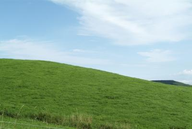
%> input picture csePFO/cse/CSE185/lab8/hill.png, 192 x 129 px, shrunk from 400 x 268 before the run; its folder holds 4 pictures in this run
$ octave lab08.m   (GNU Octave 9; MATLAB toolbox functions it lacks are replaced by stand-ins)
%> lines starting %> are read from the running program, lines starting %| are printed output that depends on the picture
### csePFO/cse/CSE185/lab8/hough_transform.m
%David Wang CSE 185 Spring 2020%

% Hough Transform

function [m, b] = hough_transform(edge_map)

	%% find x, y position from edge map
	[edge_y, edge_x] = find(edge_map);

	%% range of b

	H = size(edge_map, 1);
	b_range = -H: 1 : H;

	%% range of m

	m_step = 0.01;
	m_max = 5;
	m_min = -m_max;
	m_range = m_min : m_step : m_max;

	%% create vote matrix
	V = zeros(length(m_range), length(b_range));

	%% Todo : add votes

	for i = 1:length(edge_y)
		x = edge_x(i);
		y = edge_y(i);
		for b_index = 1:length(b_range)
			b = b_range(b_index);

			m = (-b/x) + (y/x);

			if(m_max >= m && m_min <= m)
				m_index = round( (m - m_min) /m_step ) + 1;
				V(m_index, b_index) = V(m_index, b_index) + 1;

			end

		end

	end

	%% plot votes
    subplot(2,2,2);
	imagesc(V); xlabel('b'); ylabel('m');

	%% find the maximal vote

	max_vote = max(V(:));
	[max_m_index, max_b_index] = find(V == max_vote);
	m = m_range(max_m_index);
	b = b_range(max_b_index);

end

### csePFO/cse/CSE185/lab8/hough_transform_polar.m
% David Wang CSE 185 Spring 2020

% Hough Transform Polar

function [r, t] = hough_tranform_polar(edge_map)

	%% find x, y position from edge map
	[edge_y, edge_x] = find(edge_map);

	%% range of r

	H = size(edge_map, 1);
	W = size(edge_map, 2);
	r_max = round(sqrt(H^2 + W^2));
	r_min = -r_max;
	r_step = 1;
	r_range = r_min : r_step : r_max;

	%% range of theta

	t_step = 0.01;
	t_range = -pi/2 : t_step : pi/2;

	%% create vote matrix

	V = zeros(length(r_range), length(t_range));

	%% TODO: add votes

	for i = 1:length(edge_y)
		y = edge_y(i);
		x = edge_x(i);
		for t_index = 1:length(t_range)
			t = t_range(t_index);

			r = x * cos(t) + y * sin(t);

			if(r_max >= r && r_min <= r)
				r_index = round((r-r_min)/r_step) + 1;
				V(r_index, t_index) = V(r_index, t_index) + 1;
			end

		end

	end

	%% visualize votes

	subplot(2,2,4);
    imagesc(V); xlabel('theta'); ylabel('r');

	%% find the maximal vote
	max_vote = max(V(:));
	[max_r_index, max_t_index] = find(V == max_vote );
	r = r_range(max_r_index);
	t = t_range(max_t_index);

end

### csePFO/cse/CSE185/lab8/lab08.m
% David Wang CSE 185 Spring 2020

% Lab 08

%% load input image

  name = 'hill';
% name = 'lines';
% name = 'bridge';

img = imread(sprintf('%s.png', name));
%> img is the input picture: size 129x192x3 uint8; mean R, G, B 144.3, 172.8, 150.9

%% extract edge map

edge_map = edge(rgb2gray(img), 'canny', 0.1, 3);
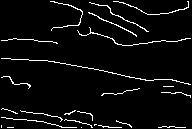
%> edge_map: size 129x192 logical; 4.7% white in thin lines or dots

%% Hough transform

[m, b] = hough_transform(edge_map);
%> in hough_transform, `[edge_y, edge_x] = find(edge_map);`: edge_y = 1163 values from 2 to 128; edge_x = 1163 values from 2 to 191
%> the loop in hough_transform, `for i = 1:length(edge_y)` made 1163 passes
%> (x, y) on passes 1 to 3: (2, 41), (2, 59), (2, 78)
%> after the loop in hough_transform, `for i = 1:length(edge_y)`:
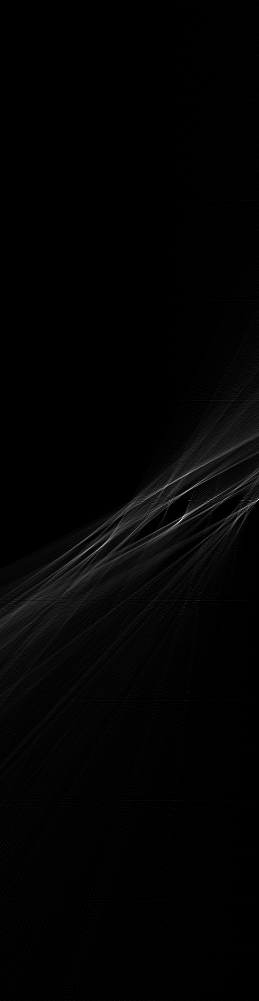
%> V: size 1001x259 double; min 0, max 77, mean 1.1; drawn with min black and max white
%> after the loop in hough_transform, `for i = 1:length(edge_y)`: m_index = 485
%> in hough_transform, `max_vote = max(V(:));`: max_vote = 77
%> in hough_transform, `[max_m_index, max_b_index] = find(V == max_vote);`: max_m_index = 521; max_b_index = 181
%> in hough_transform, `m = m_range(max_m_index);`: m = 0.2
%> in hough_transform, `b = b_range(max_b_index);`: b = 51
%> m = 0.2; b = 51
x = 1:size(img, 2);
%> x = 192 values from 1 to 192
y = m * x + b;
%> y = 192 values from 51.2 to 89.4

subplot(2, 2, 1);
imshow(img); title('Hough Transform'); hold on;
plot(x, y, 'LineWidth', 4, 'Color', 'red');
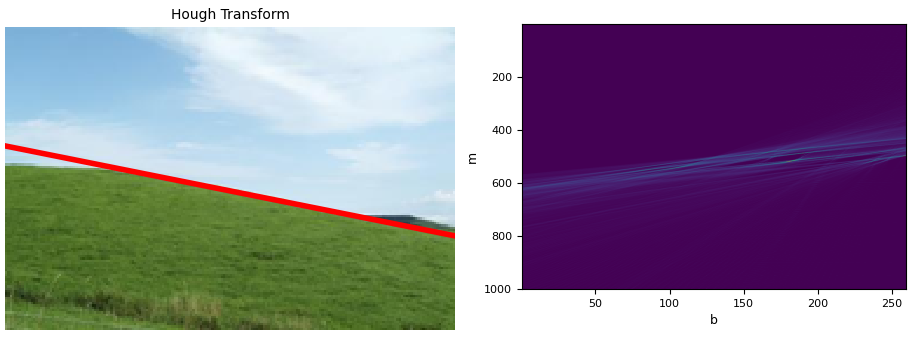
%> figure redrawn from the program's plot data, 2 panels

h = gcf;

saveas(h, sprintf('%s_mb_line.png', name));

%% Hough Transform polar

[r, t] = hough_transform_polar(edge_map);
%> the loop in hough_tranform_polar, `for i = 1:length(edge_y)` made 1163 passes
%> (y, x) on passes 1 to 3: (41, 2), (59, 2), (78, 2)
%> after the loop in hough_tranform_polar, `for i = 1:length(edge_y)`:
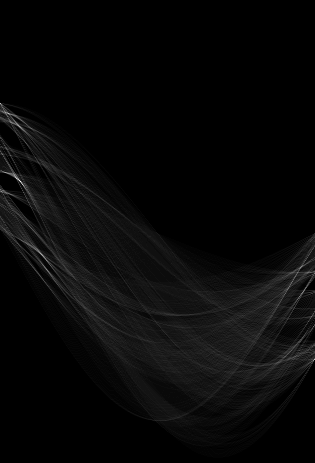
%> V: size 463x315 double; min 0, max 79, mean 2.5; drawn with min black and max white
%> after the loop in hough_tranform_polar, `for i = 1:length(edge_y)`: r_index = 330
%> in hough_tranform_polar, `max_vote = max(V(:));`: max_vote = 79
%> in hough_tranform_polar, `[max_r_index, max_t_index] = find(V == max_vote );`: max_r_index = 182; max_t_index = 21
%> in hough_tranform_polar, `r = r_range(max_r_index);`: r = -50
%> in hough_tranform_polar, `t = t_range(max_t_index);`: t = -1.37
%> r = -50; t = -1.37
x = 1:size(img, 2);
y = -(cos(t)/sin(t)) * x + (r/sin(t));
%> y = 192 values from 51.22 to 89.94

subplot(2, 2, 3);
imshow(img); title('Hough Transform Polar'); hold on;
plot(x, y, 'LineWidth', 4, 'Color', 'blue');
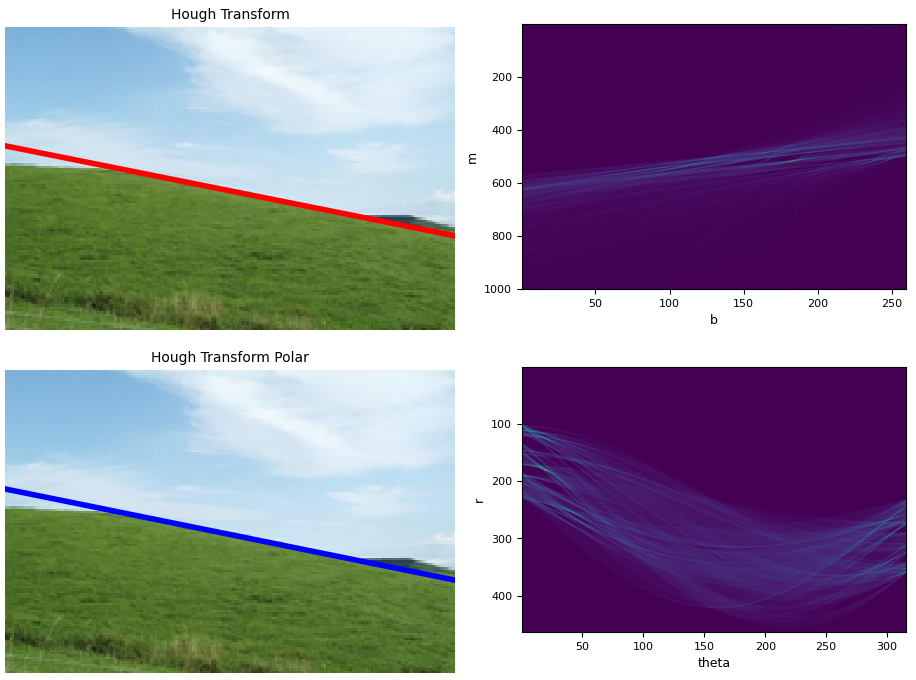
%> figure redrawn from the program's plot data, 4 panels

h = gcf;
saveas(h, sprintf('%s_polar_line.png', name));
